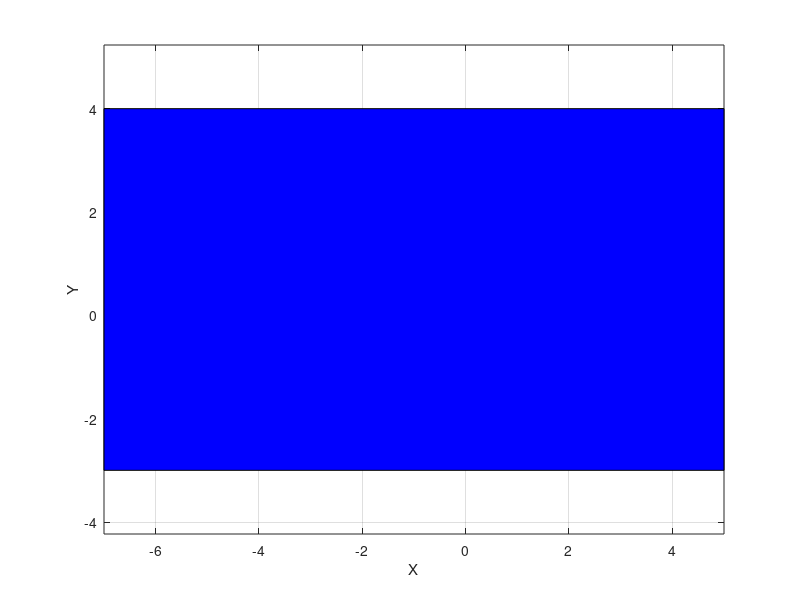

Here is the MATLAB script that generated this plot:
% ----------------
% ----- EX 5 -----
% ----------------

% ----- writing all the point coordinates in 2 arrays ----- 
x=[5 -7 -7 5 5]; 
y=[4 4 -3 -3 4];

% ----- plotting the rectangles -----
figure; 
plot(x, y, 'y', 'LineWidth', 2);
fill(x, y, 'b');
xlabel('X'); ylabel('Y');
grid on; axis equal; 
